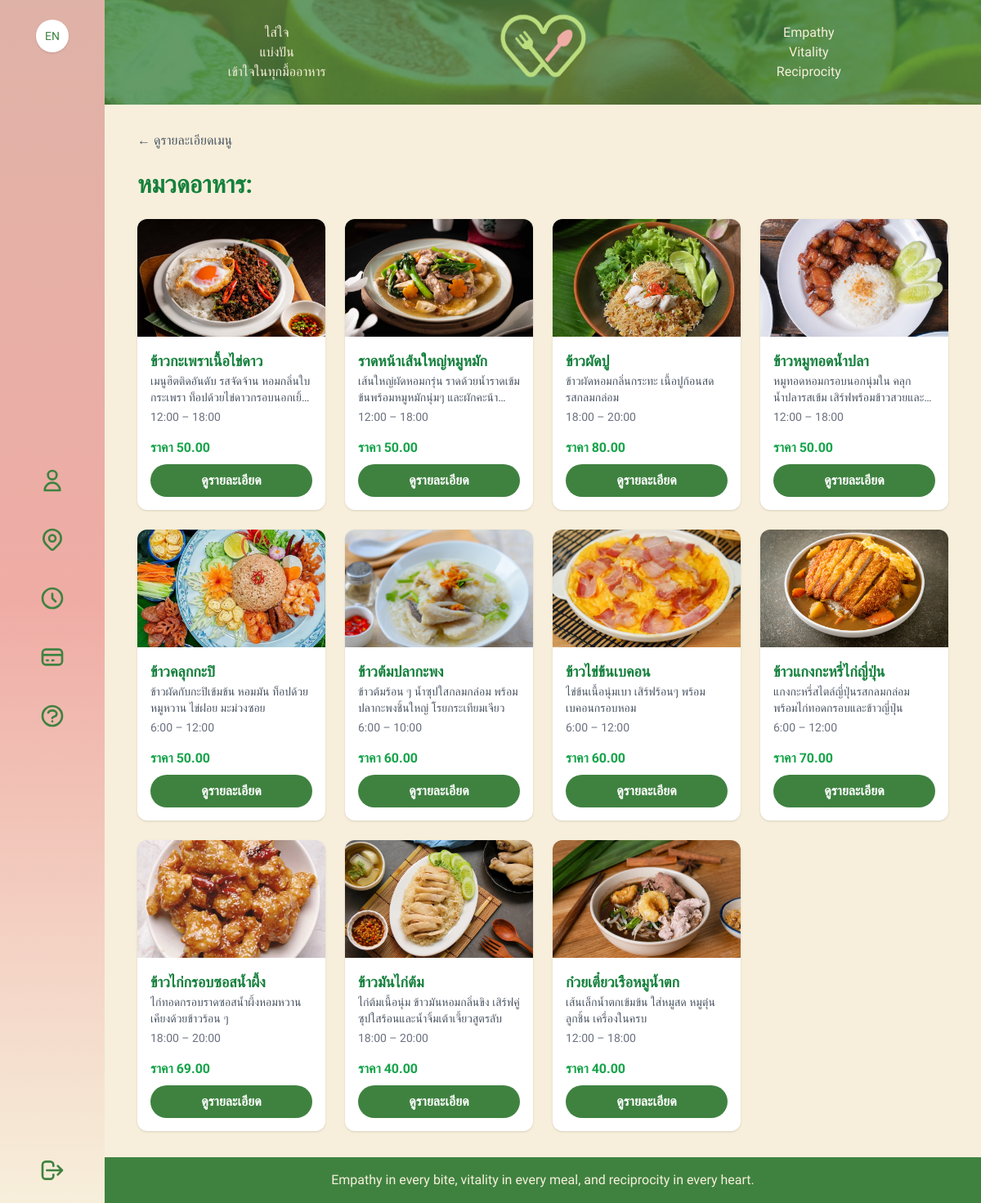
The app's page /shop/01/ with its own data.
### myapp/models.py (models this page shows, shortened)
class Menu(models.Model):
    restaurant      = models.ForeignKey(
        'Restaurant',
        on_delete=models.CASCADE,
        related_name='menus',
        verbose_name='ร้านอาหาร'
    )
    title           = models.CharField("ชื่อเมนู", max_length=100)
    image           = models.ImageField("รูปเมนู", upload_to='menus/', blank=True)
    description     = models.TextField("คำอธิบายสั้น", blank=True)
    details         = models.TextField("รายละเอียดเพิ่มเติม", blank=True)
    price           = models.DecimalField("ราคาปกติ", max_digits=8, decimal_places=2)
    discount_price  = models.DecimalField(
    "ราคาหลังลด", max_digits=8, decimal_places=2,
    default=0.0,
    help_text="ถ้าไม่ลด ก็ใส่เท่ากับราคาปกติ"
    )
    start_time      = models.TimeField(
        "เวลาเริ่มขาย", default=timezone.now,
        help_text="เช่น 10:00:00"
    )
    end_time        = models.TimeField(
        "เวลาปิดขาย", default=timezone.now,
        help_text="เช่น 22:00:00"
    )
    favorites       = models.ManyToManyField(
        settings.AUTH_USER_MODEL,
        blank=True,
        related_name='favorite_menus',
        verbose_name="ผู้ที่ชื่นชอบ"
    )
    class Meta:
        verbose_name        = "เมนู"
        verbose_name_plural = "เมนู"
    @property
    def sold_count(self):
        """
        สมมติว่าคุณมี OrderItem model ที่มี
        ForeignKey ไปที่ Menu และ field ชื่อ 'quantity'
        """
        result = self.orderitem_set.aggregate(total=Sum('quantity'))['total']
        return result or 0
    sold_count.fget.short_description = "ขายแล้ว"

### myapp/views.py (the view)
# urls.py: path('shop/<str:category_name>/', views.shop_list, name='shop_list'),
def shop_list(request, category_name):
    category = get_object_or_404(Category, name=category_name)
    menus = Menu.objects.filter(restaurant__category=category)
    return render(request, 'shop_list.html', {
        'category': category,
        'menus': menus,
    })

### myapp/templates/shop_list.html (shortened to what this page needs)
{% extends 'base.html' %}
{% load i18n %}
{% block content %}
<div class="container mx-auto px-4 py-8">
  <p class="mb-6">
    <a href="{% url 'home' %}" class="text-gray-600 hover:underline">← {% trans "Back to Home" %}</a>
  </p>
  <h1 class="text-3xl font-bold text-green-700 mb-6">
  </h1>
  {% if menus %}
    <div class="grid grid-cols-1 sm:grid-cols-2 md:grid-cols-3 lg:grid-cols-4 gap-6">
      {% for item in menus %}
        <div class="flex flex-col bg-white rounded-xl shadow hover:shadow-lg overflow-hidden transition">
          <a href="{% url 'menu_detail' item.id %}">
            {% if item.image %}
              <img src="{{ item.image.url }}" alt="{{ item.title }}" class="w-full h-36 object-cover">
            {% else %}
              <div class="w-full h-36 bg-gray-200 flex items-center justify-center text-gray-500">
                {% trans "No Image Available" %}
              </div>
            {% endif %}
          </a>
          <div class="p-4 flex flex-col justify-between h-full">
            <div class="flex-grow">
              <h3 class="font-bold text-green-700 text-lg">{{ item.title }}</h3>
              <p class="text-sm text-gray-600 line-clamp-2">
                {{ item.description|default:_("No description available") }}
              </p>
              <p class="text-sm text-gray-500 mt-1">{{ item.start_time }} – {{ item.end_time }}</p>
            </div>
            <div class="mt-4">
              <span class="text-green-600 font-bold block mb-2">{% trans "Price" %} {{ item.discount_price }}</span>
              <a href="{% url 'menu_detail' item.id %}"
                 class="block w-full bg-[#3F8240] hover:bg-[#2f6831] text-white py-2 text-center rounded-full font-semibold">
                {% trans "View Details" %}
              </a>
            </div>
          </div>
        </div>
      {% endfor %}
    </div>
  {% else %}
    <p class="text-gray-600">{% trans "There are no menu items in this category yet." %}</p>
  {% endif %}
</div>
{% endblock %}

### myapp/templates/base.html (style rules this page uses)
body { font-family:'Prompt','Montserrat',sans-serif; }

### records on screen
Menu: image (picture), title "ข้าวกะเพราเนื้อไข่ดาว", description "เมนูฮิตติดอันดับ รสจัดจ้าน…", start_time "12:00", end_time "18:00", discount_price "50.00"
Menu: image (picture), title "ราดหน้าเส้นใหญ่หมูหมัก", description "เส้นใหญ่ผัดหอมกรุ่น…", start_time "12:00", end_time "18:00", discount_price "50.00"
Menu: image (picture), title "ข้าวผัดปู", description "ข้าวผัดหอมกลิ่นกระทะ เนื้อปูก้อนสด รสกลมกล่อม", start_time "18:00", end_time "20:00", discount_price "80.00"
Menu: image (picture), title "ข้าวหมูทอดน้ำปลา", description "หมูทอดหอมกรอบนอกนุ่มใน…", start_time "12:00", end_time "18:00", discount_price "50.00"
Menu: image (picture), title "ข้าวคลุกกะปิ", description "ข้าวผัดกับกะปิเข้มข้น หอมมัน ท็อปด้วยหมูหวาน ไข่ฝอย มะม่วงซอย", start_time "6:00", end_time "12:00", discount_price "50.00"
Menu: image (picture), title "ข้าวต้มปลากะพง", description "ข้าวต้มร้อน ๆ น้ำซุปใสกลมกล่อม พร้อมปลากะพงชิ้นใหญ่ โรยกระเทียมเจียว", start_time "6:00", end_time "10:00", discount_price "60.00"
Menu: image (picture), title "ข้าวไข่ข้นเบคอน", description "ไข่ข้นเนื้อนุ่มเบา เสิร์ฟร้อนๆ พร้อมเบคอนกรอบหอม", start_time "6:00", end_time "12:00", discount_price "60.00"
Menu: image (picture), title "ข้าวแกงกะหรี่ไก่ญี่ปุ่น", description "แกงกะหรี่สไตล์ญี่ปุ่นรสกลมกล่อม พร้อมไก่ทอดกรอบและข้าวญี่ปุ่น", start_time "6:00", end_time "12:00", discount_price "70.00"
Menu: image (picture), title "ข้าวไก่กรอบซอสน้ำผึ้ง", description "ไก่ทอดกรอบราดซอสน้ำผึ้งหอมหวาน เคียงด้วยข้าวร้อน ๆ", start_time "18:00", end_time "20:00", discount_price "69.00"
Menu: image (picture), title "ข้าวมันไก่ต้ม", description "ไก่ต้มเนื้อนุ่ม ข้าวมันหอมกลิ่นขิง เสิร์ฟคู่ซุปใสร้อนและน้ำจิ้มเต้าเจี้ยวสูตรลับ", start_time "18:00", end_time "20:00", discount_price "40.00"
Menu: image (picture), title "ก๋วยเตี๋ยวเรือหมูน้ำตก", description "เส้นเล็กน้ำตกเข้มข้น ใส่หมูสด หมูตุ๋น ลูกชิ้น เครื่องในครบ", start_time "12:00", end_time "18:00", discount_price "40.00"
